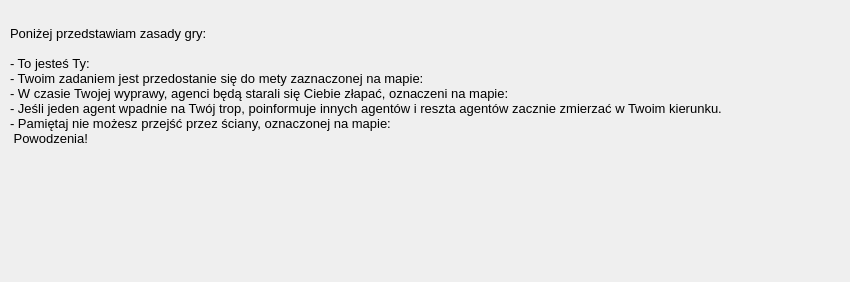
<?xml version="1.0" encoding="UTF-8"?>
<ui version="4.0">
 <class>Help</class>
 <widget class="QDialog" name="Help">
  <property name="geometry">
   <rect>
    <x>0</x>
    <y>0</y>
    <width>850</width>
    <height>282</height>
   </rect>
  </property>
  <property name="windowTitle">
   <string>Dialog</string>
  </property>
  <property name="autoFillBackground">
   <bool>false</bool>
  </property>
  <widget class="QLabel" name="label">
   <property name="geometry">
    <rect>
     <x>580</x>
     <y>80</y>
     <width>31</width>
     <height>31</height>
    </rect>
   </property>
   <property name="text">
    <string/>
   </property>
   <property name="pixmap">
    <pixmap>:/agent/Agent.bmp</pixmap>
   </property>
  </widget>
  <widget class="QLabel" name="label_3">
   <property name="geometry">
    <rect>
     <x>10</x>
     <y>10</y>
     <width>721</width>
     <height>151</height>
    </rect>
   </property>
   <property name="font">
    <font>
     <pointsize>10</pointsize>
    </font>
   </property>
   <property name="text">
    <string>Poniżej przedstawiam zasady gry:

- To jesteś Ty:
- Twoim zadaniem jest przedostanie się do mety zaznaczonej na mapie: 
- W czasie Twojej wyprawy, agenci będą starali się Ciebie złapać, oznaczeni na mapie:
- Jeśli jeden agent wpadnie na Twój trop, poinformuje innych agentów i reszta agentów zacznie zmierzać w Twoim kierunku. 
- Pamiętaj nie możesz przejść przez ściany, oznaczonej na mapie: 
 Powodzenia!</string>
   </property>
  </widget>
  <widget class="QLabel" name="label_2">
   <property name="geometry">
    <rect>
     <x>510</x>
     <y>80</y>
     <width>21</width>
     <height>21</height>
    </rect>
   </property>
   <property name="text">
    <string/>
   </property>
   <property name="pixmap">
    <pixmap resource="grafika.qrc">:/ikony/Agent.bmp</pixmap>
   </property>
  </widget>
  <widget class="QLabel" name="label_4">
   <property name="geometry">
    <rect>
     <x>100</x>
     <y>50</y>
     <width>21</width>
     <height>21</height>
    </rect>
   </property>
   <property name="text">
    <string/>
   </property>
   <property name="pixmap">
    <pixmap resource="grafika.qrc">:/ikony/player.bmp</pixmap>
   </property>
  </widget>
  <widget class="QLabel" name="label_5">
   <property name="geometry">
    <rect>
     <x>430</x>
     <y>70</y>
     <width>21</width>
     <height>21</height>
    </rect>
   </property>
   <property name="text">
    <string/>
   </property>
   <property name="pixmap">
    <pixmap resource="grafika.qrc">:/ikony/Meta.bmp</pixmap>
   </property>
  </widget>
  <widget class="QLabel" name="label_6">
   <property name="geometry">
    <rect>
     <x>390</x>
     <y>120</y>
     <width>21</width>
     <height>21</height>
    </rect>
   </property>
   <property name="text">
    <string/>
   </property>
   <property name="pixmap">
    <pixmap resource="grafika.qrc">:/ikony/Sciana.bmp</pixmap>
   </property>
  </widget>
 </widget>
 <resources>
  <include location="grafika.qrc"/>
 </resources>
 <connections/>
</ui>
